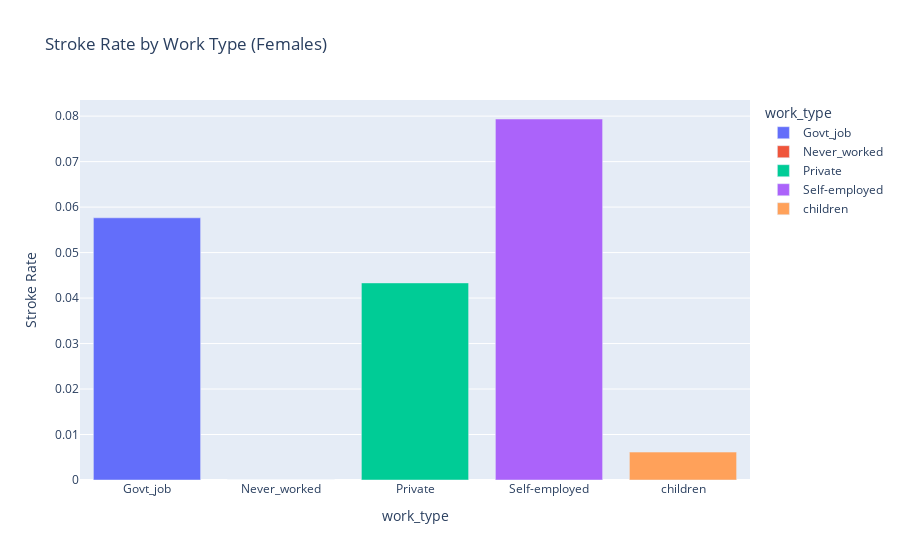

This figure's notebook cell:
### Markdown cell above
## 1. Stroke Rate by Work Type (with Filter Example)
Stakeholders can filter by gender to see if risk varies by gender within each work type.

### Code cell
# Example filter: Only females
df_female = df[df['gender'] == 'Female']
stroke_by_work = df_female.groupby('work_type')['stroke'].mean().reset_index()
fig1 = px.bar(stroke_by_work, x='work_type', y='stroke', color='work_type',
              title='Stroke Rate by Work Type (Females)', labels={'stroke': 'Stroke Rate'})
fig1.show()

### Figure 1 — Plotly figure (JSON) as saved in the notebook; plotly's stock layout.template omitted (floating-point values rounded to 4 significant figures)
{"data": [{"hovertemplate": "work_type=%{x}<br>Stroke Rate=%{y}<extra></extra>", "legendgroup": "Govt_job", "marker": {"color": "#636efa", "pattern": {"shape": ""}}, "name": "Govt_job", "orientation": "v", "showlegend": true, "textposition": "auto", "type": "bar", "x": ["Govt_job"], "xaxis": "x", "y": [0.05764], "yaxis": "y"}, {"hovertemplate": "work_type=%{x}<br>Stroke Rate=%{y}<extra></extra>", "legendgroup": "Never_worked", "marker": {"color": "#EF553B", "pattern": {"shape": ""}}, "name": "Never_worked", "orientation": "v", "showlegend": true, "textposition": "auto", "type": "bar", "x": ["Never_worked"], "xaxis": "x", "y": [0.0], "yaxis": "y"}, {"hovertemplate": "work_type=%{x}<br>Stroke Rate=%{y}<extra></extra>", "legendgroup": "Private", "marker": {"color": "#00cc96", "pattern": {"shape": ""}}, "name": "Private", "orientation": "v", "showlegend": true, "textposition": "auto", "type": "bar", "x": ["Private"], "xaxis": "x", "y": [0.04333], "yaxis": "y"}, {"hovertemplate": "work_type=%{x}<br>Stroke Rate=%{y}<extra></extra>", "legendgroup": "Self-employed", "marker": {"color": "#ab63fa", "pattern": {"shape": ""}}, "name": "Self-employed", "orientation": "v", "showlegend": true, "textposition": "auto", "type": "bar", "x": ["Self-employed"], "xaxis": "x", "y": [0.07937], "yaxis": "y"}, {"hovertemplate": "work_type=%{x}<br>Stroke Rate=%{y}<extra></extra>", "legendgroup": "children", "marker": {"color": "#FFA15A", "pattern": {"shape": ""}}, "name": "children", "orientation": "v", "showlegend": true, "textposition": "auto", "type": "bar", "x": ["children"], "xaxis": "x", "y": [0.006135], "yaxis": "y"}], "layout": {"barmode": "relative", "legend": {"title": {"text": "work_type"}, "tracegroupgap": 0}, "title": {"text": "Stroke Rate by Work Type (Females)"}, "xaxis": {"anchor": "y", "categoryarray": ["Govt_job", "Never_worked", "Private", "Self-employed", "children"], "categoryorder": "array", "domain": [0, 1], "title": {"text": "work_type"}}, "yaxis": {"anchor": "x", "domain": [0, 1], "title": {"text": "Stroke Rate"}}}}
